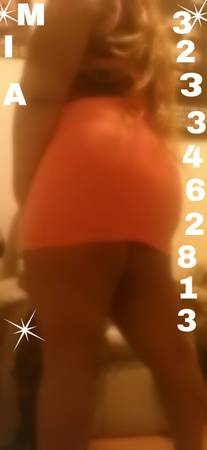
#> input picture preprocessed/00000_50pN7zveT8R_600x450.jpg, 207 x 450 px; its folder holds only this picture in this run
$ python process_images.py   (Python 2 division)   (older library calls are emulated)
#> lines starting #> are read from the running program, lines starting #| are printed output that depends on the picture
#> further down, im is the input picture: PIL image 207x450 RGB; mean R, G, B 142, 75.7, 33.7
### face_detect/face_detect.py
import cv2
import sys
import os
import Image
#convert_rgb_to_bgr expects an image as input, results a grey scale image
#normalize_image_for_face_detection expects an image, returns a resized image
from helper import convert_rgb_to_bgr,normalize_image_for_face_detection
#TODO: Make use of helper function for higher results

# Get user supplied values
#imagePath = sys.argv[1]
#cascPath = sys.argv[2]

def run(imagePath):
# Create the haar cascadels
    cascPath = "face_detect/haarcascade_frontalface_default.xml"
    faceCascade = cv2.CascadeClassifier(cascPath)

# Read the image
    image = cv2.imread(imagePath)
    gray = cv2.cvtColor(image, cv2.COLOR_BGR2GRAY)
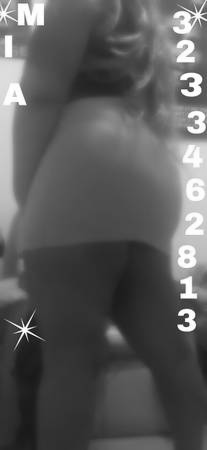
#> gray: shape (450, 207); min 10, max 255, mean 90.8

    scaling = [1.1,1.2,1.3,1.4,1.5,1.6,1.7,1.8,1.9,2.0,2.1,2.2]
    neighbors = [1,2,3]
# Detect faces in the image
    faces = faceCascade.detectMultiScale(
        gray,
        scaleFactor=1.1,
        minNeighbors=1,
        minSize=(20, 20),
        flags = cv2.cv.CV_HAAR_SCALE_IMAGE
        )
#> faces = [[181, 175, 25, 25]]

    if len(faces) != 1:
        for scale in scaling:
            for min_size in [10,20,30]:
                for neighbor in neighbors:
                    faces = faceCascade.detectMultiScale(
                        gray,
                        scaleFactor=scale,
                        minNeighbors=neighbor,
                        minSize=(min_size, min_size),
                        flags = cv2.cv.CV_HAAR_SCALE_IMAGE
                        )
                    for (x, y, w, h) in faces:
                        cv2.rectangle(image, (x, y), (x+w, y+h), (0, 255, 0), 2)

                    cv2.imshow("Faces found", image)
                    cv2.waitKey(2000)

                    if 2 > len(faces) > 0:
                        break


    if len(faces) == 1:

        for (x,y,w,h) in faces:
          cv2.rectangle(image, (x,y), (x+w, y+h), (0,255,0), 2)
#> this loop made 1 pass
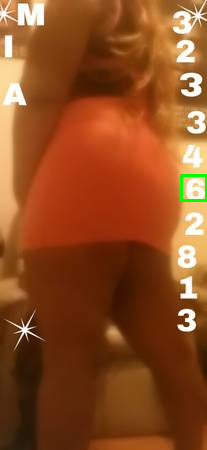
#> image: shape (450, 207, 3); mean B, G, R 33.4, 75.9, 141.3
        cv2.imshow("faces found", image)
        cv2.waitKey(2000)
        i = Image.open(imagePath)
        new_image = imagePath.split("/")[1]
        os.chdir("withFace")
        i.save(new_image)
        os.chdir("../")
        print imagePath," this file should be removed"
        os.remove(imagePath)

    #print "Found {0} faces!".format(len(faces))

## Draw a rectangle around the faces


### process_images.py
from face_detect.face_detect import run
import glob
import Image
import os
images = glob.glob("preprocessed/*")

#adding comment for no reason
for image in images:
    png_img = image.split(".")[0] + ".png"
    im = Image.open(image)
    im.save(png_img)
    print png_img
    run(png_img)
    #os.remove(image)

$ run again, on preprocessed/00K0K_5pe3mvJl9UR_600x450.png
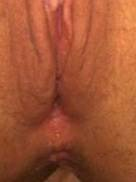
#> input picture preprocessed/00K0K_5pe3mvJl9UR_600x450.png, 136 x 182 px
#> im is the input picture: PIL image 136x182 RGB; mean R, G, B 159.1, 83.4, 51.5
#> in run, `gray = cv2.cvtColor(image, cv2.COLOR_BGR2GRAY)`:
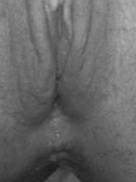
#> gray: shape (182, 136); min 25, max 180, mean 102.4
#> faces = ()

$ run again, on preprocessed/00Q0Q_hvkghlaIxEp_600x450.png
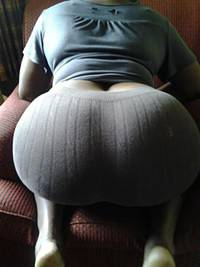
#> input picture preprocessed/00Q0Q_hvkghlaIxEp_600x450.png, 200 x 267 px
#> im is the input picture: PIL image 200x267 RGB; mean R, G, B 72.6, 72.4, 71.6
#> in run, `gray = cv2.cvtColor(image, cv2.COLOR_BGR2GRAY)`:
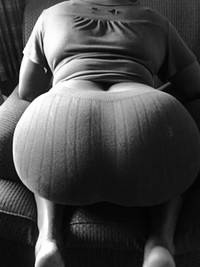
#> gray: shape (267, 200); min 0, max 255, mean 72.4
#> faces = ()

$ run again, on preprocessed/00p0p_dhTwbLQKIKl_600x450.jpg
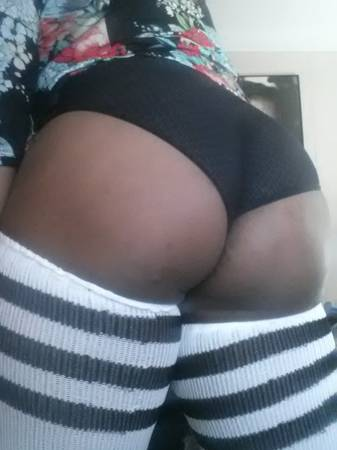
#> input picture preprocessed/00p0p_dhTwbLQKIKl_600x450.jpg, 337 x 450 px
#> im is the input picture: PIL image 337x450 RGB; mean R, G, B 114.7, 118.8, 126.7
#> in run, `gray = cv2.cvtColor(image, cv2.COLOR_BGR2GRAY)`:
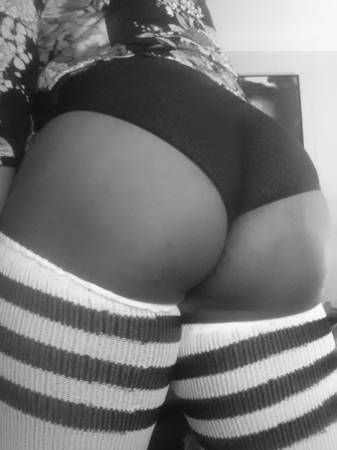
#> gray: shape (450, 337); min 9, max 252, mean 118.5
#> faces = ()
